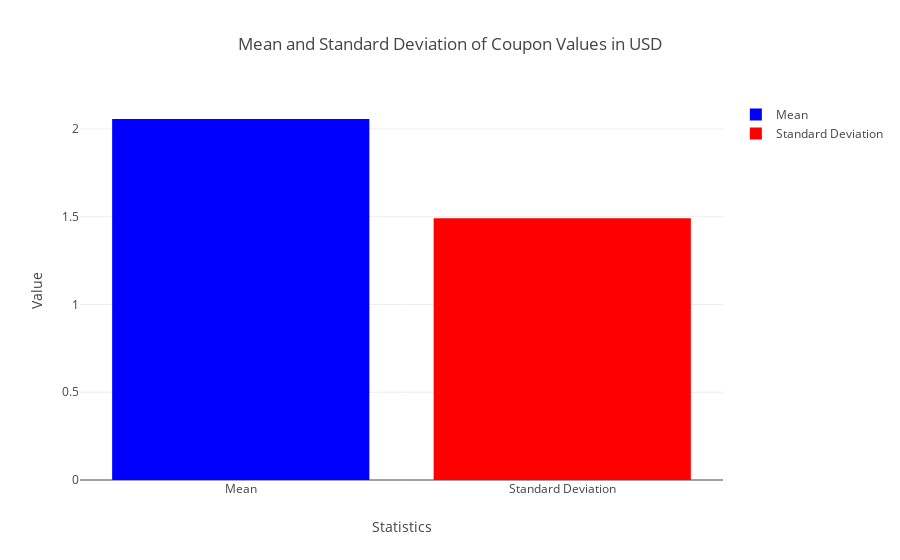

Notebook code for this chart:
### Code cell
# Mean value of coupon rates and their standard deviation

fig4 = go.Figure()

fig4.add_trace(go.Bar(
    x=['Mean'],
    y=[mean_value_eur],
    name='Mean',
    marker_color='blue'
))

# Add standard deviation
fig4.add_trace(go.Bar(
    x=['Standard Deviation'],
    y=[std_dev_eur],
    name='Standard Deviation',
    marker_color='red'
))

# Update layout
fig4.update_layout(
    title='Mean and Standard Deviation of Coupon Values in USD',
    xaxis_title='Statistics',
    yaxis_title='Value',
    showlegend=True
)

# Show the plot
fig4.show()

### Figure 1 — Plotly figure (JSON) as saved in the notebook; plotly's stock layout.template omitted (floating-point values rounded to 4 significant figures)
{"data": [{"marker": {"color": "blue"}, "name": "Mean", "type": "bar", "x": ["Mean"], "y": [2.057]}, {"marker": {"color": "red"}, "name": "Standard Deviation", "type": "bar", "x": ["Standard Deviation"], "y": [1.491]}], "layout": {"showlegend": true, "title": {"text": "Mean and Standard Deviation of Coupon Values in USD"}, "xaxis": {"title": {"text": "Statistics"}}, "yaxis": {"title": {"text": "Value"}}}}
